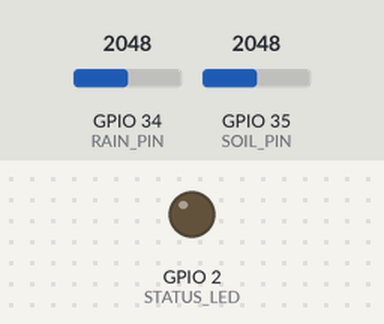
The sketch below on a simulated ESP32. Parts: output pins drawn as LEDs (lit = HIGH). Dashed ring = blinking. The inputs (shaded band) are chosen by the test bench; at power-on: GPIO 34 (RAIN_PIN) = 2048, GPIO 35 (SOIL_PIN) = 2048. What the sketch prints to the serial monitor is not drawn.

Above: at 1.4 s.
At 4.8 s:
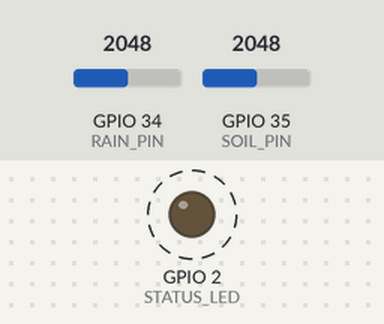
4.9 s: GPIO 34 (RAIN_PIN) set to 2866
7.6 s: GPIO 35 (SOIL_PIN) set to 2866
10.1 s: GPIO 34 (RAIN_PIN) set to 4095
12.5 s: GPIO 35 (SOIL_PIN) set to 1228
Timing chart, 0 to 15.9 s (numbered marks = the images above; inputs shaded):
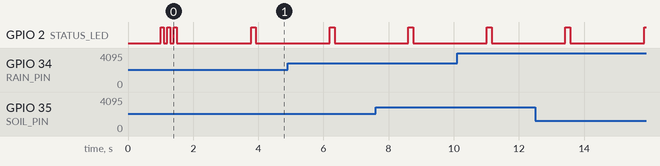

The sketch:

soil_rain_sensor_test.ino
```cpp
/*
 * =========================================================================
 * FloraGuard IoT - Soil Moisture & Rain Sensor Test Sketch
 * =========================================================================
 *
 * Purpose:
 * Standalone diagnostic sketch to test your soil moisture sensor and
 * rain sensor with the ESP32. No Wi-Fi or backend required.
 *
 * Hardware Connections:
 * -------------------------------------------------------
 * Soil Moisture Sensor  | ESP32 Pin | Description
 * ----------------------|-----------|------------------
 * VCC                   | 3.3V      | Power
 * GND                   | GND       | Ground
 * AO (Analog Out)       | GPIO 35   | Analog signal
 *
 * Rain Sensor           | ESP32 Pin | Description
 * ----------------------|-----------|------------------
 * VCC                   | 3.3V      | Power
 * GND                   | GND       | Ground
 * AO (Analog Out)       | GPIO 34   | Analog signal
 *
 * NOTE: GPIO 34 and 35 are INPUT-ONLY pins on ESP32 — perfect for ADC.
 *       Do NOT connect them to 5V — use 3.3V only!
 *
 * Baud Rate: 115200
 * =========================================================================
 */

// =========================================================================
// PIN DEFINITIONS
// =========================================================================
#define SOIL_PIN        35      // Soil moisture sensor AO → GPIO 35
#define RAIN_PIN        34      // Rain sensor AO → GPIO 34
#define STATUS_LED      2       // Onboard blue LED (GPIO 2)

// =========================================================================
// CALIBRATION VALUES
// =========================================================================
// These are default values. Calibrate them using the raw ADC readings
// shown in Serial Monitor (see CALIBRATION section in setup instructions).

// Soil sensor: 0 ADC = fully submerged in water, 4095 = bone dry air
#define SOIL_DRY        3200    // Raw ADC value when sensor is in dry air
#define SOIL_WET        1200    // Raw ADC value when sensor is in water

// Rain sensor: 0 ADC = soaking wet, 4095 = completely dry
#define RAIN_DRY        4000    // Raw ADC value when sensor is dry
#define RAIN_WET        500     // Raw ADC value when sensor is covered in water

// Number of ADC samples to average (reduces noise)
#define SAMPLE_COUNT    10

// =========================================================================
// HELPER: Read averaged ADC value
// =========================================================================
int readAveragedADC(int pin) {
  long sum = 0;
  for (int i = 0; i < SAMPLE_COUNT; i++) {
    sum += analogRead(pin);
    delay(5);
  }
  return (int)(sum / SAMPLE_COUNT);
}

// =========================================================================
// HELPER: Map raw ADC to 0–100% moisture (clamped)
// =========================================================================
int rawToPercent(int raw, int dryVal, int wetVal) {
  // Map: dryVal → 0%, wetVal → 100%
  int pct = map(raw, dryVal, wetVal, 0, 100);
  return constrain(pct, 0, 100);
}

// =========================================================================
// HELPER: LED blink
// =========================================================================
void blinkLED(int times, int delayMs = 150) {
  for (int i = 0; i < times; i++) {
    digitalWrite(STATUS_LED, HIGH);
    delay(delayMs);
    digitalWrite(STATUS_LED, LOW);
    delay(delayMs);
  }
}

// =========================================================================
// SETUP
// =========================================================================
void setup() {
  Serial.begin(115200);
  delay(1000);

  pinMode(STATUS_LED, OUTPUT);
  pinMode(SOIL_PIN, INPUT);
  pinMode(RAIN_PIN, INPUT);

  // Startup: 3 quick blinks
  blinkLED(3, 100);

  Serial.println();
  Serial.println("==========================================================");
  Serial.println("  FloraGuard IoT - Soil Moisture & Rain Sensor Test");
  Serial.println("==========================================================");
  Serial.println("  Soil Sensor  → GPIO 35");
  Serial.println("  Rain Sensor  → GPIO 34");
  Serial.println("  Baud Rate    → 115200");
  Serial.println("==========================================================");
  Serial.println();
  Serial.println("CALIBRATION TIP:");
  Serial.println("  Watch 'Raw ADC' values:");
  Serial.println("  - Put soil sensor in DRY air → note raw value → set SOIL_DRY");
  Serial.println("  - Put soil sensor in WATER   → note raw value → set SOIL_WET");
  Serial.println("  - Keep rain sensor DRY       → note raw value → set RAIN_DRY");
  Serial.println("  - Drip water on rain sensor  → note raw value → set RAIN_WET");
  Serial.println();
  Serial.println("----------------------------------------------------------");
  Serial.printf("  %-6s | %-8s | %-8s | %-20s\n",
                "Count", "Sensor", "Raw ADC", "Reading");
  Serial.println("----------------------------------------------------------");

  delay(2000);
}

// =========================================================================
// MAIN LOOP
// =========================================================================
int count = 0;

void loop() {
  count++;

  // --- Read sensors ---
  int soilRaw  = readAveragedADC(SOIL_PIN);
  int rainRaw  = readAveragedADC(RAIN_PIN);

  int soilPct  = rawToPercent(soilRaw, SOIL_DRY, SOIL_WET);
  int rainPct  = rawToPercent(rainRaw, RAIN_DRY, RAIN_WET);

  // --- Soil moisture label ---
  String soilLabel;
  if      (soilPct < 20) soilLabel = "VERY DRY  ⚠️";
  else if (soilPct < 40) soilLabel = "DRY";
  else if (soilPct < 65) soilLabel = "OPTIMAL ✅";
  else if (soilPct < 85) soilLabel = "WET";
  else                    soilLabel = "SATURATED";

  // --- Rain intensity label ---
  String rainLabel;
  if      (rainPct < 10) rainLabel = "DRY / NO RAIN";
  else if (rainPct < 35) rainLabel = "LIGHT DRIZZLE";
  else if (rainPct < 65) rainLabel = "MODERATE RAIN";
  else if (rainPct < 85) rainLabel = "HEAVY RAIN";
  else                    rainLabel = "FLOODING ⚠️";

  // --- Print soil reading ---
  Serial.printf("[%03d] | SOIL     | ADC:%-4d  | %d%% Moisture — %s\n",
                count, soilRaw, soilPct, soilLabel.c_str());

  // --- Print rain reading ---
  Serial.printf("[%03d] | RAIN     | ADC:%-4d  | %d%% Wetness  — %s\n",
                count, rainRaw, rainPct, rainLabel.c_str());

  Serial.println("----------------------------------------------------------");

  // Blink LED once per reading cycle
  blinkLED(1);

  delay(2000);  // Read every 2 seconds
}
```
